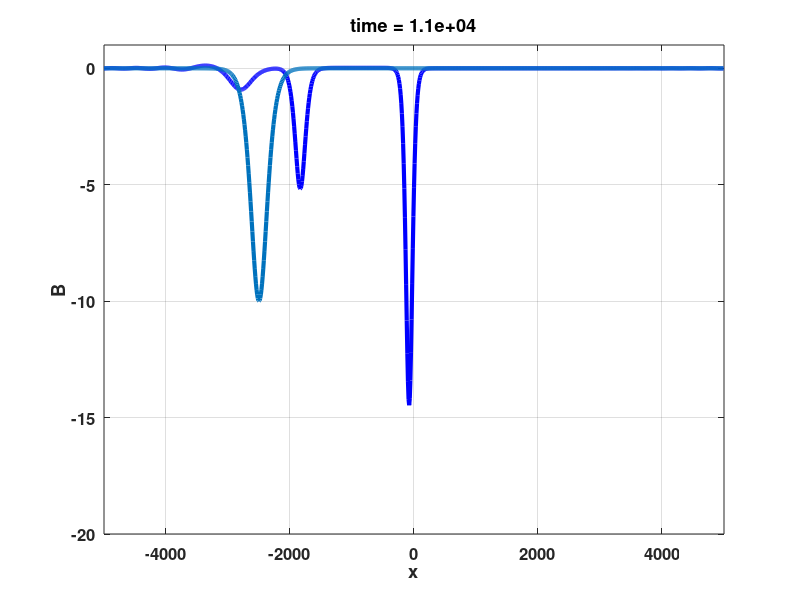

Source code (MATLAB):
%FFT based method for BBM equation.
% Uses explicit scheme

clear all; close all
%Physical parameters
H=100;
h1=20; %upper layer depth
h2=H-h1; %lower layer depth
g=9.81; drho=0.005; gp=g*drho;
ctwolayer=sqrt(gp*h1*h2/H);
betatwolayer=ctwolayer*h1*h2/6;
alphatwolayer=1.5*ctwolayer*(h1-h2)/(h1*h2);

%define a spatial grid
xmin = -0.5e4;
xmax = 0.5e4;
N = 2^10;
x = linspace(xmin,xmax,N+1); x=x(1:end-1);
dx = x(2)-x(1);

%make initial condition
B0 = -0.1*H*sech((x+0.5*xmax)/(0.035*xmax)).^2;
B1 = B0;
%make wave numbers
nyquist_freq = 2*pi/(xmax-xmin);
ks=[0:N/2-1 0 -N/2+1:-1]*nyquist_freq;
ks2=ks.*ks; ks3=ks2.*ks;

%time step and number of steps
t=0; cfl=dx/ctwolayer;
dt = 0.0025*cfl;
numstps=2000;
numouts=200;

figure(1)
clf
% this sets the thick line plotting parameters useful for hard copies and journals
 set(gcf,'DefaultLineLineWidth',3,'DefaultTextFontSize',12,...
        'DefaultTextFontWeight','bold','DefaultAxesFontSize',12,...
          'DefaultAxesFontWeight','bold');

bbmfact=1./(1+(betatwolayer/ctwolayer).*ks2);
%start with Euler time stepping
for ii=1:numouts
   for jj=1:numstps 
    t=t+dt;
    % explicit method for BBM
    B1lin=-ctwolayer*sqrt(-1)*ks.*fft(B1);
    B1nl=-0.5*alphatwolayer*sqrt(-1)*ks.*fft(B1.^2);
    B1 = B1+dt*real(ifft(bbmfact.*(B1lin+B1nl)));
   end 
   figure(1)
   plot(x,B1,'b-',x,B0)
   grid on
   xlabel('x');
   ylabel('B');
   title(['time = ' num2str(t,2)]);
   axis([xmin xmax -20 1])
   drawnow
end
